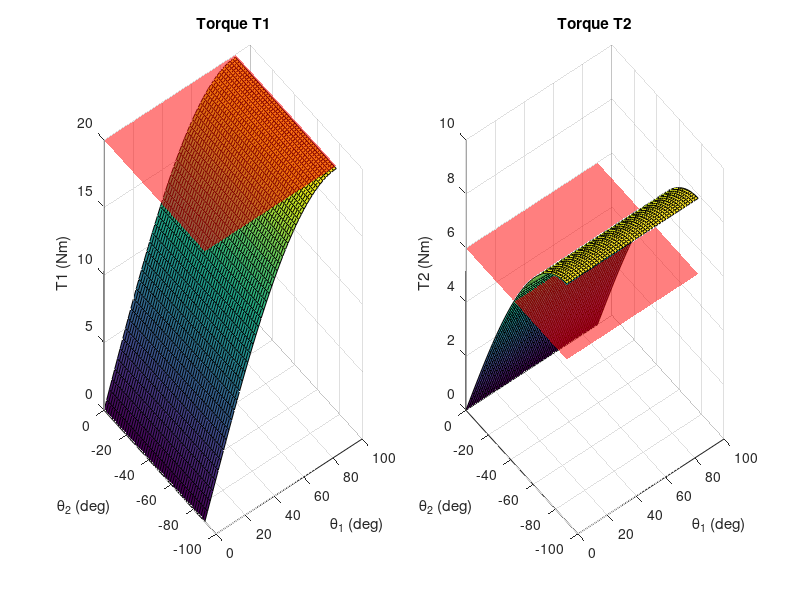

Reproduce this figure in MATLAB.
% Calculates the torques on J2 and J4 when applying a static horizontal
% force

% Cleanup
clear;
clc;

% System Parameters
L1 = 300/1000;          % Elbow length (m)
L2 = 400/1000;          % Forearm length (m)

% Scenario (Using absolute angles for easier mental visualization!!)
theta1 = deg2rad(45);
theta2 = deg2rad(-45);
Fh = 66;    % (N)

% Jacobian
J = [-L1*sin(theta1) -L2*sin(theta2); L1*cos(theta1) L2*cos(theta2)];
F = [Fh; 0];

% Calculate torques
T = J'*F; % Nm

fprintf("J2 requires %0.1f Nm of torque as compared to a continous limit of 20 Nm and a peak limit of 60 Nm\n", abs(T(1)))
fprintf("J4 requires %0.1f Nm of torque as compared to a continous limit of 6 Nm and a peak limit of 17 Nm\n", abs(T(2)/3))

%% 
% Define the parameters
% Define the parameters
L1 = 0.3; % Length of the first arm
L2 = 0.4; % Length of the second arm
Fh = 66;  % Force magnitude
theta1 = deg2rad(linspace(0, 90, 50));  % First joint angle (in radians)
theta2 = deg2rad(linspace(0, -90, 50)); % Second joint angle (in radians)
t1limit = 20; % Torque limit for T1
t2limit = 6;  % Torque limit for T2

% Initialize torque arrays
T1 = zeros(length(theta1), length(theta2));
T2 = zeros(length(theta1), length(theta2));

% Compute torque values
for i = 1:length(theta1)
    for j = 1:length(theta2)
        J = [-L1*sin(theta1(i)) -L2*sin(theta2(j)); 
              L1*cos(theta1(i))  L2*cos(theta2(j))];
        F = [Fh; 0];
        T = J' * F; % Torque values
        T1(i, j) = T(1); % First torque component
        T2(i, j) = T(2); % Second torque component
    end
end

% Create meshgrid for plotting
[Theta1, Theta2] = meshgrid(theta1, theta2);

figure;

% Surface plot for T1
subplot(1, 2, 1);
surf(rad2deg(Theta1), rad2deg(Theta2), -T1');
title('Torque T1');
xlabel('\theta_1 (deg)');
ylabel('\theta_2 (deg)');
zlabel('T1 (Nm)');
grid on;
hold on;
% Add torque limit plane for T1
Z1_limit = t1limit * ones(size(Theta1));
surf(rad2deg(Theta1), rad2deg(Theta2), Z1_limit', 'FaceAlpha', 0.5, 'EdgeColor', 'none', 'FaceColor', 'red');
% legend("Torque1 vs theta1, theta2", "Torque Limit Motor 1")
hold off;

% Surface plot for T2
subplot(1, 2, 2);
T2 = T2 ./ 3;
surf(rad2deg(Theta1), rad2deg(Theta2), T2');
title('Torque T2');
xlabel('\theta_1 (deg)');
ylabel('\theta_2 (deg)');
zlabel('T2 (Nm)');
grid on;
hold on;
% Add torque limit plane for T2
Z2_limit = t2limit * ones(size(Theta1));
surf(rad2deg(Theta1), rad2deg(Theta2), Z2_limit', 'FaceAlpha', 0.5, 'EdgeColor', 'none', 'FaceColor', 'red');
% legend("Torque vs theta1, theta2", "Torque Limit Motor 1")
hold off;
